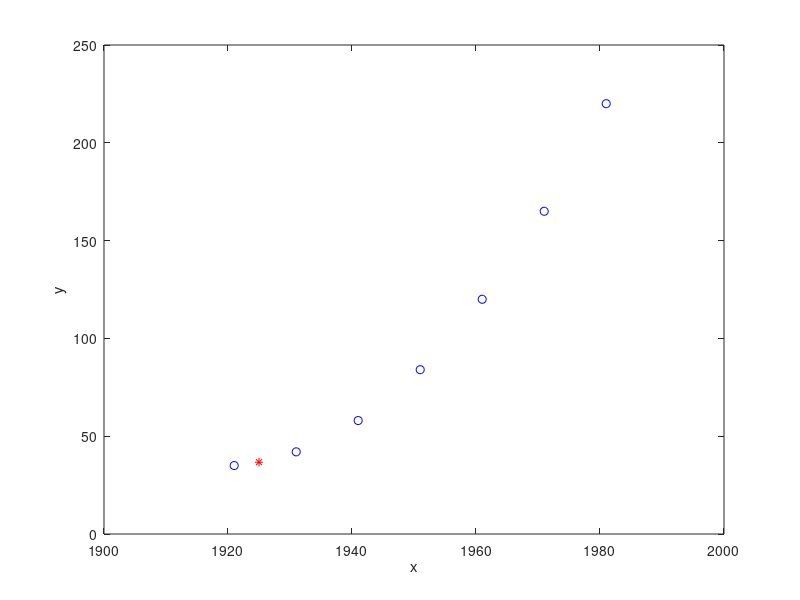

Recreate this plot in MATLAB.
x=[1921 1931 1941 1951 1961 1971 1981];
fx=[35 42 58 84 120 165 220];
n=size(x,2);
%array of zeros
dt=zeros(n,n);
%% inserting x and fx in dt
for i=1:n
    dt(i,1)=x(i);
    dt(i,2)=fx(i);
end
%% creating Newton forward difference table
z=3;
for k=1:n-1
    i=1;
    for j=1:n-k
        dt(j,z)=(dt(i+1,z-1)-dt(i,z-1));
        i=i+1;
        if(j>n)
            break;
        end
    end
    z=z+1;k=k+1;
end
%value for fx to find
x_int=1925;
%determining u=(x-x1)*h
u=(x_int-x(1))/(x(2)-x(1));
%% determining sum by formula
y_sum=dt(1,2);
for i=2:n
    d=1;k=1;  
    for j=0:i-2
        d=d*(u - j);
        k=k*j+1;
    end
    y_sum=y_sum+(dt(1,i+1)/k)*d;
end
%% result
dt
y_sum
%% ploting the graph
plot(x, fx, 'bo', x_int, y_sum, 'r*')
axis([1900 2000 0 250])
xlabel('x')
ylabel('y')

